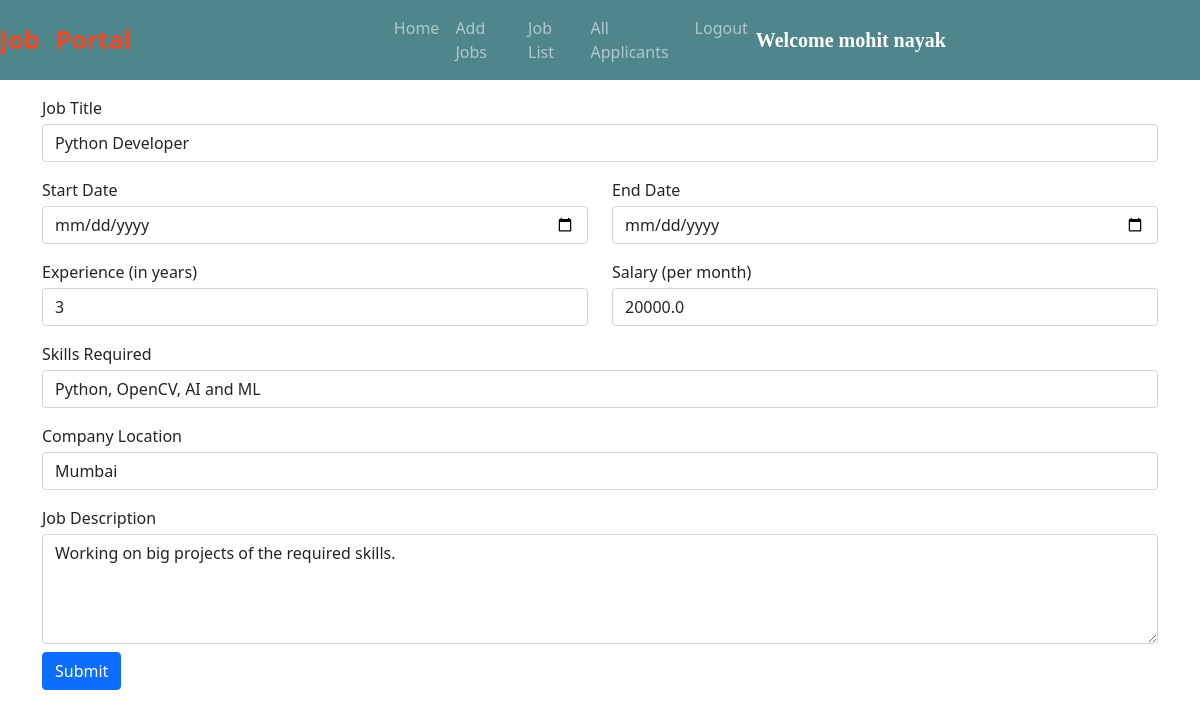
Page /edit_job/4/ (signed in) on the committed database.
### jobs/models.py (models this page shows, shortened)
class Job(models.Model):
    company = models.ForeignKey(Company, on_delete=models.CASCADE)
    start_date = models.DateField()
    end_date = models.DateField()
    title = models.CharField(max_length=200)
    salary = models.FloatField()
    image = models.ImageField(upload_to="")
    description = models.TextField(max_length=400)
    experience = models.CharField(max_length=100)
    location = models.CharField(max_length=100)
    skills = models.CharField(max_length=200)
    creation_date = models.DateField()

### jobs/views.py (the view, shortened to what this page needs)
# urls.py: path("edit_job/<int:myid>/", views.edit_job, name="edit_job"),
def edit_job(request, myid):
    if not request.user.is_authenticated:
        return redirect("/company_login")
    job = Job.objects.get(id=myid)
    return render(request, "edit_job.html", {'job':job})

### jobs/templates/edit_job.html (shortened to what this page needs)
{% extends 'company_navbar.html' %}
{% block body %}
<form class="container mt-3" method="POST" enctype="multipart/form-data">
    <div class="row">
        <div class="form-group col-md-12">
            <label>Job Title</label>
            <input type="text" class="form-control mt-1" name="job_title" id="job_title" value="{{job.title}}" required>
        </div>
    </div>
    <div class="row mt-3">
        <div class="form-group col-md-6">
            <label>Start Date</label>&nbsp;&nbsp;&nbsp;&nbsp;&nbsp;
            <input type="date" class="form-control mt-1" name="start_date" id="start_date">
        </div>
        <div class="form-group col-md-6">
            <label>End Date</label>&nbsp;&nbsp;&nbsp;&nbsp;&nbsp;
            <input type="date" class="form-control mt-1" name="end_date" id="end_date">
        </div>
    </div>
    <div class="row mt-3">
        <div class="form-group col-md-6">
            <label>Experience (in years)</label>
            <input type="text" class="form-control mt-1" name="experience" id="experience" value="{{job.experience}}" required>
        </div>
        <div class="form-group col-md-6">
            <label>Salary (per month)</label>
            <input type="tel" class="form-control mt-1" name="salary" id="salary" value="{{job.salary}}" required>
        </div>
    </div>
    <div class="row mt-3">
        <div class="form-group col-md-12">
            <label>Skills Required</label>
            <input type="text" class="form-control mt-1" name="skills" id="skills" value="{{job.skills}}" required>
        </div>
        </div>
    <div class="row mt-3">
        <div class="form-group col-md-12">
            <label>Company Location</label>
            <input type="text" class="form-control mt-1" name="location" id="location" value="{{job.location}}" required>
        </div>
    </div>
    <div class="row mt-3">
        <div class="form-group col-md-12">
            <label>Job Description</label>
            <textarea name="description" id="description" class="form-control mt-1" cols="30" rows="4" required>{{job.description}}</textarea>
        </div>
    </div>
<input type="submit" value="Submit" class="btn btn-primary mt-2">
</form>
{% endblock %}

### jobs/templates/company_navbar.html (shortened to what this page needs)
<!doctype html>
<html lang="en">
<head>
  <link href="https://cdn.jsdelivr.net/npm/bootstrap@5.0.2/dist/css/bootstrap.min.css" rel="stylesheet"
>
  <link rel="stylesheet" href="https://cdnjs.cloudflare.com/ajax/libs/font-awesome/5.15.3/css/all.min.css">
</head>
<body>
  <nav class="navbar navbar-expand-lg navbar-dark sticky-top">
    <a class="navbar-brand" href="/"><span class="head2">Job</span></a>
    <a class="navbar-brand" href="#"><span class="head2">Portal</span></a>
    <div class="container w-50">
      <div class="collapse navbar-collapse" id="navbarSupportedContent">
        <ul class="navbar-nav me-auto mb-2 mb-lg-0">
          <li class="nav-item">
            <a class="nav-link {% block home %}{% endblock %}" aria-current="page" href="/company_homepage/">Home</a>
          </li>
          <li class="nav-item">
            <a class="nav-link {% block add_job %} {% endblock %}" aria-current="page" href="/add_job/">Add Jobs</a>
          </li>
          <li class="nav-item">
            <a class="nav-link {% block job_list %}{% endblock %}" href="/job_list/">Job List</a>
          </li>
          <li class="nav-item">
            <a class="nav-link {% block all_applicants %}{% endblock %}" href="/all_applicants/">All Applicants</a>
          </li>
          <li class="nav-item">
            <a class="nav-link" href="/logout/">Logout</a>
          </li>
        </ul>
        <a class="navbar-brand" style="font-weight: bold; font-family: 'Times New Roman', Times, serif;"
          href="#">Welcome {{request.user.get_full_name}}</a>
      </div>
    </div>
  </nav>
  {% block body %}
  {% endblock %}
</body>
</html>

### jobs/templates/company_navbar.html (style rules this page uses)
.navbar { background-color: #4f868c; }
.head2 { color: #EF4926; font-size: 25px; font-weight: bold; }

### rows in the picture
Job: job_title "Python Developer", experience "3", salary "20000.0", skills "Python, OpenCV, AI and ML", location "Mumbai", description "Working on big projects of the required skills."

### other values in the picture
{{ request.user.get_full_name }} "mohit nayak"
